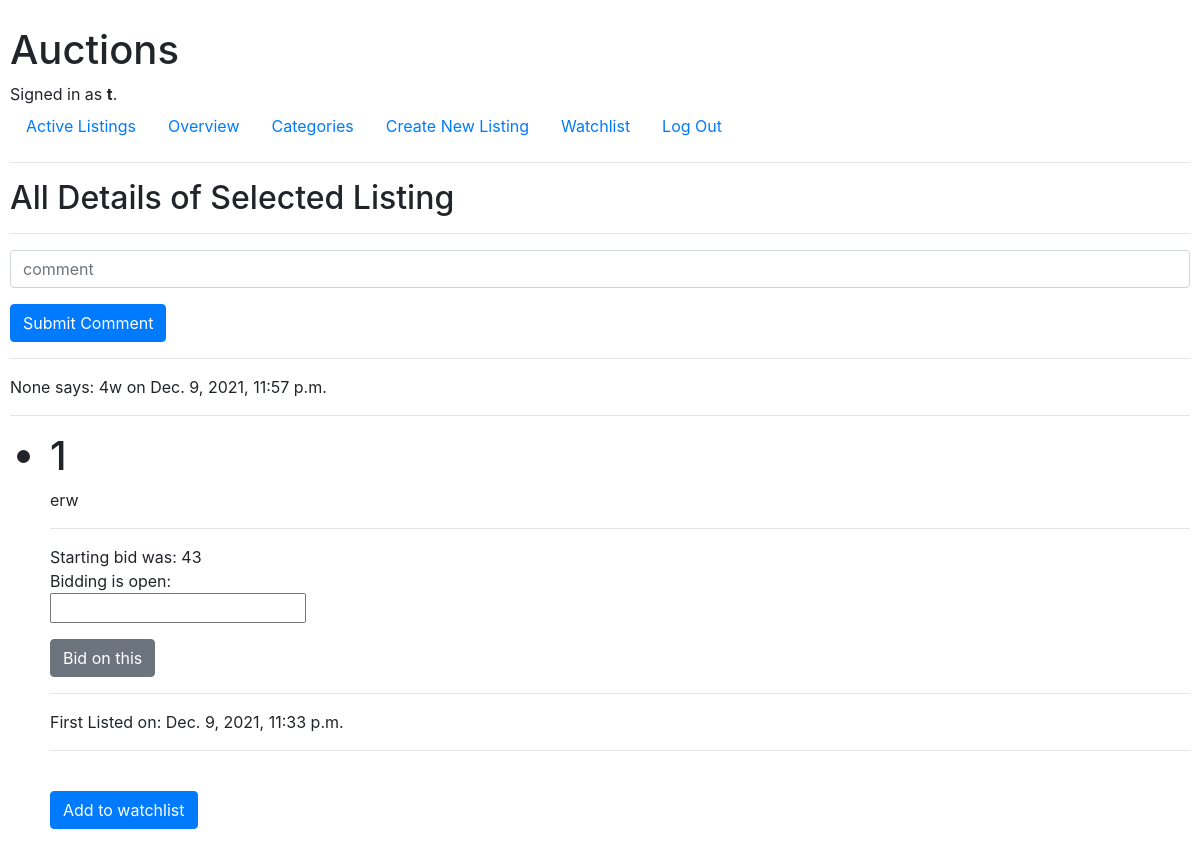
/auction/1 (signed in), run on an earlier commit of the app's database.
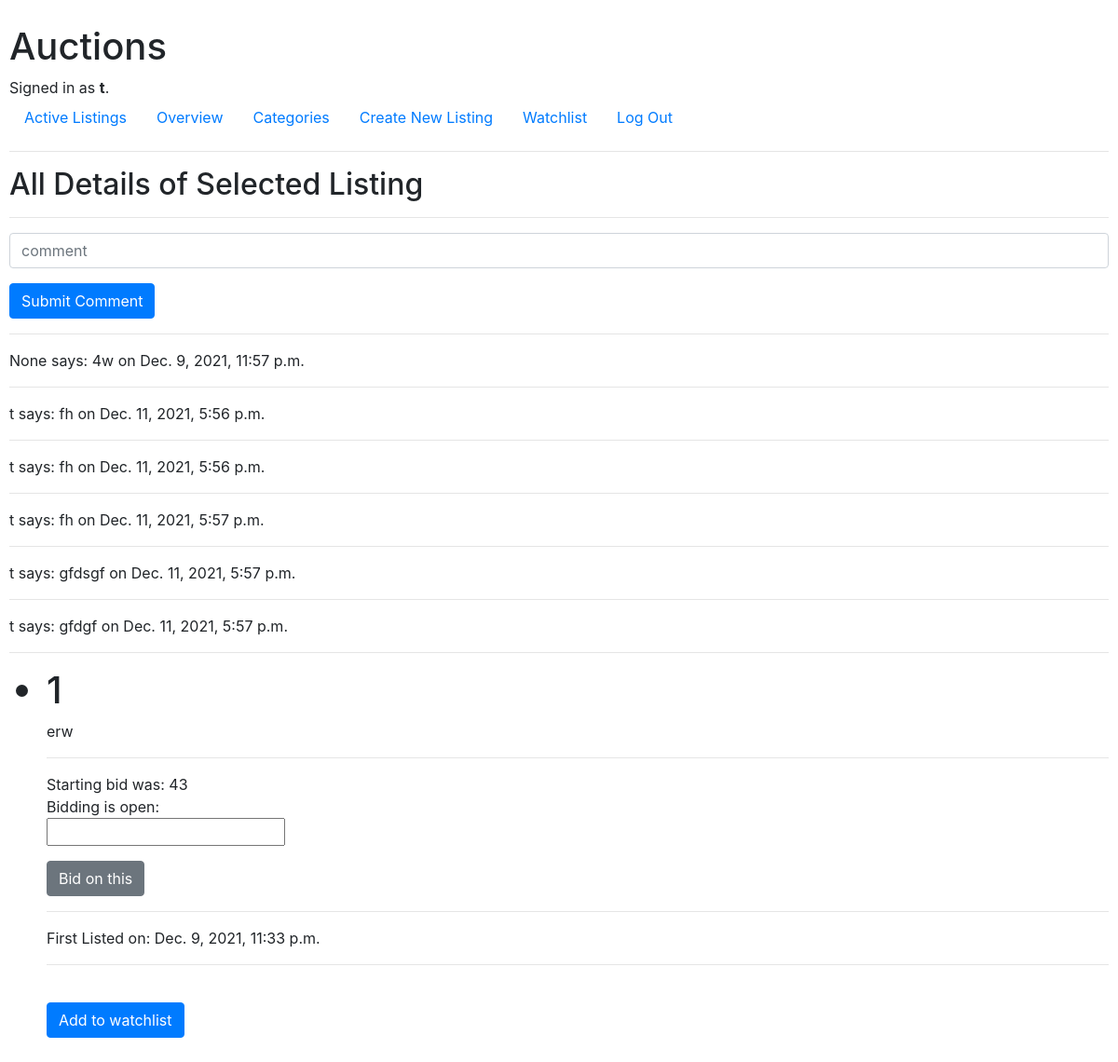
And on a later commit of the database.
### auctions/models.py (models this page shows, shortened)
class comments_AL(models.Model):
    AL = models.ForeignKey(Auction_Listings, on_delete=models.CASCADE, related_name='auction_list')
    user = models.ForeignKey(User, on_delete=models.CASCADE, null=True)
    comment = models.TextField(max_length=2000)
    date_added = models.DateTimeField(auto_now_add=True, blank=True)

class User(AbstractUser):
    wishlisted = models.ManyToManyField(Auction_Listings)
    def __str__(self):
        return self.username

### auctions/views.py (the view)
# urls.py: path("auction/<int:id>", views.detail_listing, name="detail"),
def detail_listing(request, id):
    listing = Auction_Listings.objects.get(id=id)
    logged_in_user = User.objects.get(id=request.user.id)
    all_wish = logged_in_user.wishlisted.all()
    bids = Bid.objects.filter(listing=listing).order_by('-amount')
    if len(bids) > 0:
        highest_bid = bids[0]
    else:
        highest_bid = None
    comments = comments_AL.objects.filter(AL=listing).order_by('date_added')
    return render(request, "auctions/listing.html", {
                                                   "listing": listing,
                                                   "all_wish": all_wish,
                                                   "bids": bids,
                                                   "high": highest_bid,
                                                   "comments": comments
                                                   })

### auctions/templates/auctions/listing.html (shortened to what this page needs)
{% extends "auctions/layout.html" %}
{% block body %}
    <h2>All Details of Selected Listing</h2>
    <hr>
    <form action="{% url 'new_comment' listing.id %}" method="post">
        <div class="form-group">
            <input class="form-control" type="text" name="comment" placeholder="comment">
        </div>
        <input class="btn btn-primary" type="submit" value="Submit Comment">
    </form>
    <hr>
    {% for comment in comments %}
    {{ comment.user }} says: {{ comment.comment }} on {{ comment.date_added }} <br>
    <hr>
    {% endfor %}
    <ul>
    <h1> <li>{{ listing.title }}</li></h1>
    <p> {{ listing.description }} </p>
    <h2> {{ listing.startin_bid }} </h3>
    <hr>
    Starting bid was: {{ listing.starting_bid }}
    <br>
    {% if not listing.active %}
        {% if not high.user %}
            Auction ended without a winner.
            {% else %}
            <br> Auction is closed
            {% if high.user == user %}
            <br> You ( {{ high.user }} ) are the winner is with {{ high.amount }} !
            {% else %}
            <br> Better luck next time!
            {% endif %}
        {% endif %}
    {% else %}
        Bidding is open:
        <form action="{% url 'placebid' listing.id %}" method="post">
         <div class="form-group">
            <input autofocus type="number" name="amount">
        </div>
        <input class="btn btn-secondary" type="submit" value="Bid on this">
        </form>
    {% endif %}
    <hr>
    First Listed on: {{ listing.date_posted }}
    <hr>
    <br>
    {% if listing in all_wish %}
    <form action="{% url 'unwatch_this' listing.id %}" method="post">
    {% csrf_token %}
    <input class="btn btn-secondary" type="submit" value="Remove from watchlist">
    </form>
    {% else %}
        <form action="{% url 'watch_this' listing.id %}" method="post">
        <input class="btn btn-primary" type="submit" value="Add to watchlist">
    </form>
    {% endif %}
{% endblock %}

What changed in the data, as far as the page shows it:
added comments_AL: user "t", comment "fh", date_added "Dec. 11, 2021, 5:56 p.m."
added comments_AL: user "t", comment "fh", date_added "Dec. 11, 2021, 5:56 p.m."
added comments_AL: user "t", comment "fh", date_added "Dec. 11, 2021, 5:57 p.m."
added comments_AL: user "t", comment "gfdsgf", date_added "Dec. 11, 2021, 5:57 p.m."
added comments_AL: user "t", comment "gfdgf", date_added "Dec. 11, 2021, 5:57 p.m."
